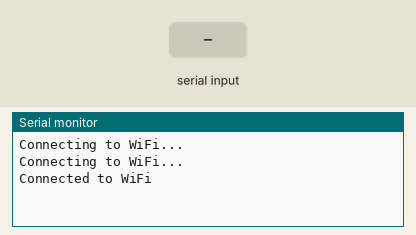
Simulated run of this sketch. Board: ESP32. On the bench: the last lines printed to the serial monitor. The test bench sets the inputs (shaded band). WiFi joins after 1.5 s; servers stay silent unless stated.

Above: at 3.2 s.
3.3 s: "#\n" received over Serial
At 4.1 s:
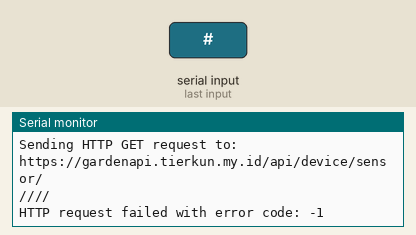
4.8 s: ",\n" received over Serial
At 4.96 s:
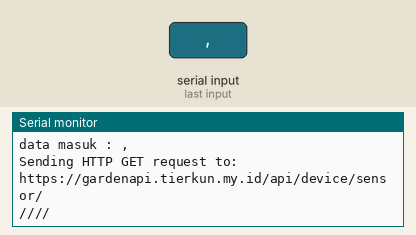
6.3 s: "1\n" received over Serial
At 6.46 s:
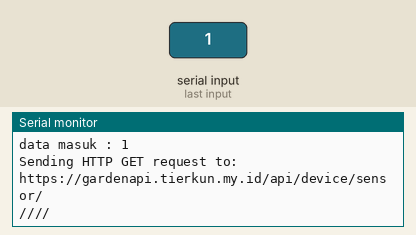

Measured:
- after the input at 3.3 s, the serial monitor: prints a new line at once (image 1)
- after the input at 4.8 s, the serial monitor: prints a new line at once (image 2)
- after the input at 6.3 s, the serial monitor: prints a new line at once (image 3)

The sketch:

esp32_sender.ino
```cpp
#include <WiFi.h>
#include <HTTPClient.h>
#include <ArduinoJson.h>
#include <Arduino.h>

const char* ssid = "TopsGarden";
const char* password = "Tops010707";
String base_url = "https://gardenapi.tierkun.my.id";  // Pastikan menggunakan http atau https yang benar

//Deklarasi untuk parsing data
String dataIn;
String dt[25];
int i;
boolean parsing = false;

//Definisi data string
String Voltage = "";
String Ph = "";
String Temp = "";
String Humi = "";
String LDR = "";
String APIHealth;

void setup() {
  Serial.begin(115200);
  WiFi.begin(ssid, password);
  while (WiFi.status() != WL_CONNECTED) {
    delay(1000);
    Serial.println("Connecting to WiFi...");
  }
  Serial.println("Connected to WiFi");
}

void loop() {
  connectionHandler();
  if (Serial.available() > 0) {
    char inChar = (char)Serial.read();
    dataIn += inChar;
    if (inChar == '\n') {
      parsing = true;
    }
  }

  if (parsing) {
    parsingData();
    parsing = false;
    dataIn = "";
  }
}

void connectionHandler() {
  if (WiFi.status() != WL_CONNECTED) {
    Serial.println("WiFi Disconnected. Reconnecting...");
    WiFi.disconnect();
    WiFi.begin(ssid, password);
    while (WiFi.status() != WL_CONNECTED) {
      delay(1000);
      Serial.println("Reconnecting to WiFi...");
    }
    Serial.println("Reconnected to WiFi");
  }
}

void parsingData() {
  int j = 0;

  //kirim data yang telah diterima sebelumnya
  Serial.print("data masuk : ");
  Serial.print(dataIn);

  //inisialisasi variabel, (reset isi variabel)
  dt[j] = "";
  //proses parsing data
  for (i = 1; i < dataIn.length(); i++) {
    //pengecekan tiap karakter dengan karakter (#) dan (,)
    if ((dataIn[i] == '#') || (dataIn[i] == ',')) {
      j++;
      dt[j] = "";
    } else {
      dt[j] = dt[j] + dataIn[i];
    }
  }

  //Wrapping data untuk di definisikan
  Voltage = dt[0];
  Ph = dt[1];
  Temp = dt[2];
  Humi = dt[3];
  LDR = dt[4];

  sendDataSensor();
}

void sendDataSensor() {
  if (WiFi.status() == WL_CONNECTED) {
    HTTPClient http;

    // Perbaiki URL API
    String url = base_url + "/api/device/sensor/" + Voltage + "/" + Ph + "/" + Temp + "/" + Humi + "/" + LDR;

    Serial.print("Sending HTTP GET request to: ");
    Serial.println(url);

    http.begin(url);

    // Ikuti redirect jika terjadi pengalihan (301, 302)
    http.setFollowRedirects(HTTPC_STRICT_FOLLOW_REDIRECTS);

    int httpCode = http.GET();
    if (httpCode > 0) {
      if (httpCode == HTTP_CODE_OK) {
        String payload = http.getString();
        Serial.println("Response payload:");
        Serial.println(payload);

        DynamicJsonDocument doc(1024);
        deserializeJson(doc, payload);

        APIHealth = "Yes";
      } else {
        Serial.print("HTTP request failed with error code: ");
        Serial.println(httpCode);
        APIHealth = "No";
      }
    } else {
      Serial.print("HTTP request failed with error code: ");
      Serial.println(httpCode);
      APIHealth = "No";
    }

    http.end();
  }
}
```
